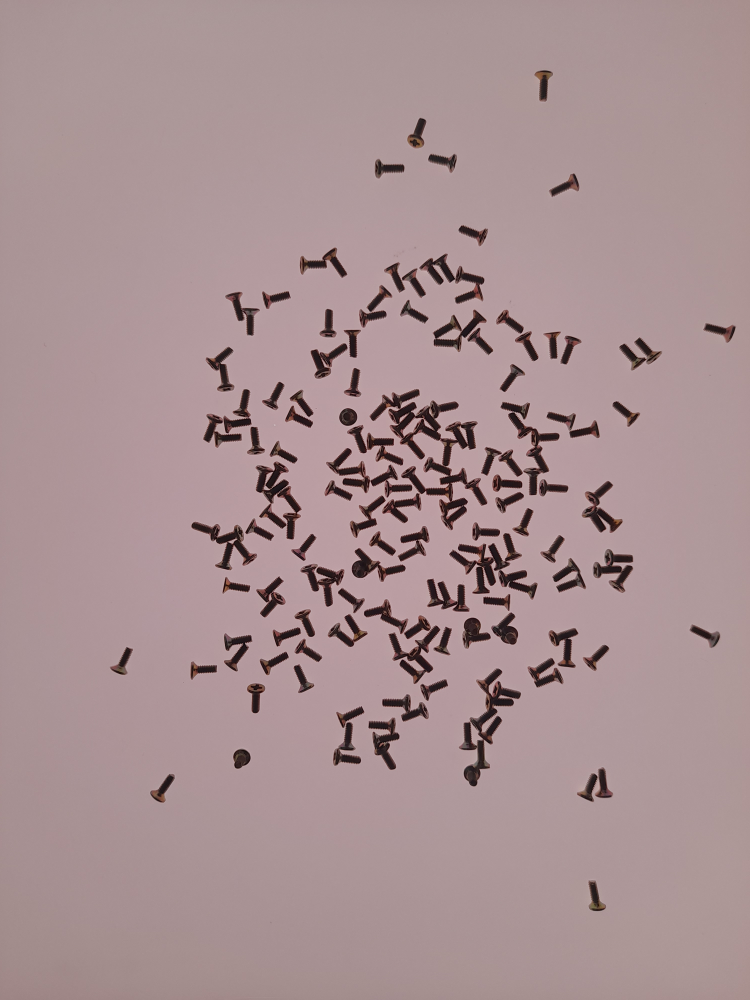
#> input picture data/ScrewAndBolt_20240713/20240713_193907.jpg, 3000 x 4000 px, found by its file name (shown at 1/4 size); its folder holds 4 pictures in this run
$ jupyter execute Non_AI.ipynb
#> lines starting #> are read from the running program, lines starting #| are printed output that depends on the picture; after the words box and inside, x2 and y2 are one past the last pixel; in counts of white or black regions, pixels touching at a corner belong together
# Downloading Dataset from google drive

[cell 1]
import gdown
import cv2
import matplotlib
import numpy
import os
# Downloading the dataset from the shared Google drive.
dataset_link = 'https://drive.google.com/drive/folders/1TuM4CgGI3WBqOHNFjuzjaEzLOH5Yw43_?usp=drive_link'
gdown.download_folder(dataset_link, quiet=True, use_cookies=False)
#> (this line was passed over: gdown is not available in this run)

# Visualizing random Images

[cell 2]
import gdown
import cv2
import matplotlib.pyplot as plt
import numpy as np
import os
import random

random_screw_and_bolt_image = random.choice(os.listdir(r'CountingChallenge\ScrewAndBolt_20240713'))
image_path = os.path.join('CountingChallenge','ScrewAndBolt_20240713', random_screw_and_bolt_image)
image_path = image_path.replace('\\','/')
img = cv2.imread(image_path)
#> img is the input picture: shape (4000, 3000, 3); mean B, G, R 146.3, 144.1, 167.5
img = cv2.resize(img, (500,500))
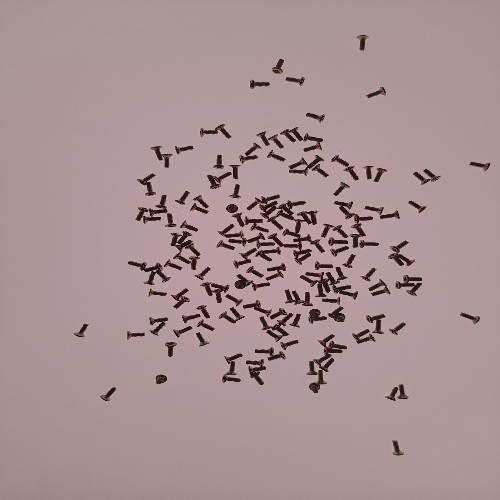
#> img: shape (500, 500, 3); mean B, G, R 146.5, 144.3, 167.7
cv2.imshow('kk',img)
cv2.waitKey(0)

# Counting the number of items in 4 randomly selected images

[cell 3]
fig, ax = plt.subplots(nrows=2, ncols=4,figsize = (20,15))
plt.setp(plt.gcf().get_axes(), xticks=[], yticks=[])
random_screw_and_bolt_images = random.sample(os.listdir(r'CountingChallenge\ScrewAndBolt_20240713'), 4)
for index,image in enumerate(random_screw_and_bolt_images):

    image_path = os.path.join('CountingChallenge','ScrewAndBolt_20240713', image)
    image_path = image_path.replace('\\','/')
    img = cv2.imread(image_path)
    # img = cv2.resize(img, (500,500))
    mask = cv2.inRange(img,(0,0,0),(64,64,64))
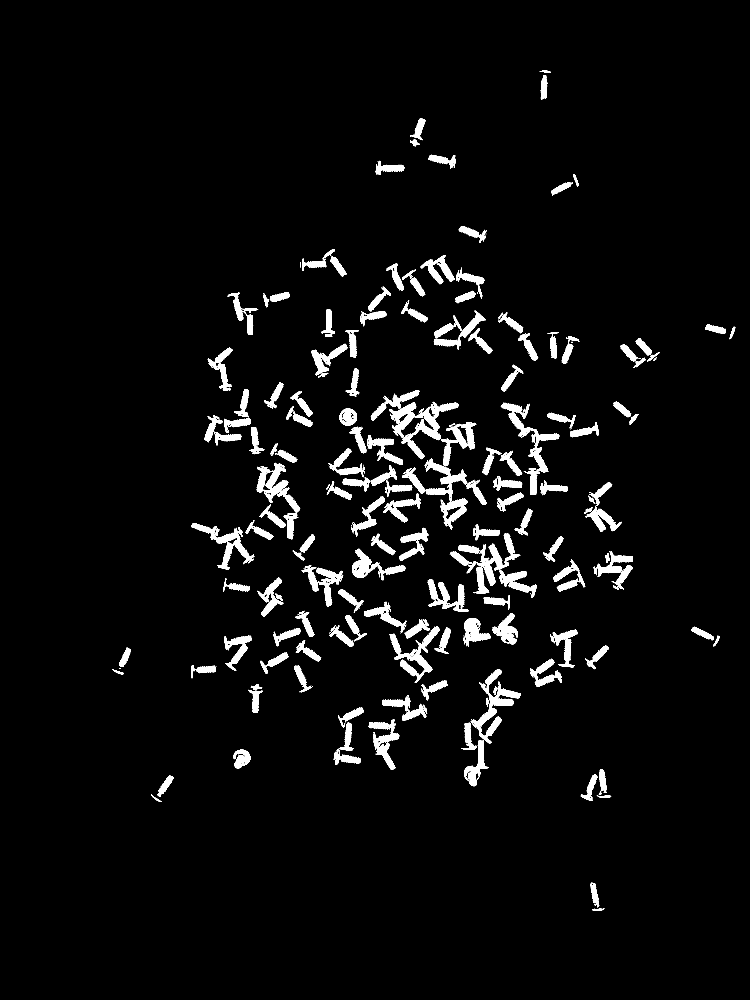
#> mask: shape (4000, 3000) (shown at 1/4 size); 4% white; 524 white regions (248 under 20 px)
    rects = []
    conts, hier = cv2.findContours(mask.copy(), cv2.RETR_EXTERNAL, cv2.CHAIN_APPROX_SIMPLE)
#> conts = 516 contours, 257 with area under 20; largest, box (x1, y1, x2, y2) and area: (1608, 1869, 1871, 2118) 13688, (1885, 2676, 2083, 2974) 12244, (1027, 1851, 1200, 2062) 11584, (1604, 1607, 1834, 1837) 10114, (1558, 2504, 1758, 2732) 9669
    for i in range(len(conts)):

        rect = cv2.boundingRect(conts[i])
        rects.append(rect)
        x,y,w,h = rect
        cv2.rectangle(img,(x,y),(x+h,y+w), (0,255,0), 2)
#> this loop made 516 passes
#> (x, y, w, h) on passes 1 to 3: (2368, 3634, 50, 9), (2367, 3578, 1, 1), (2384, 3551, 1, 1)
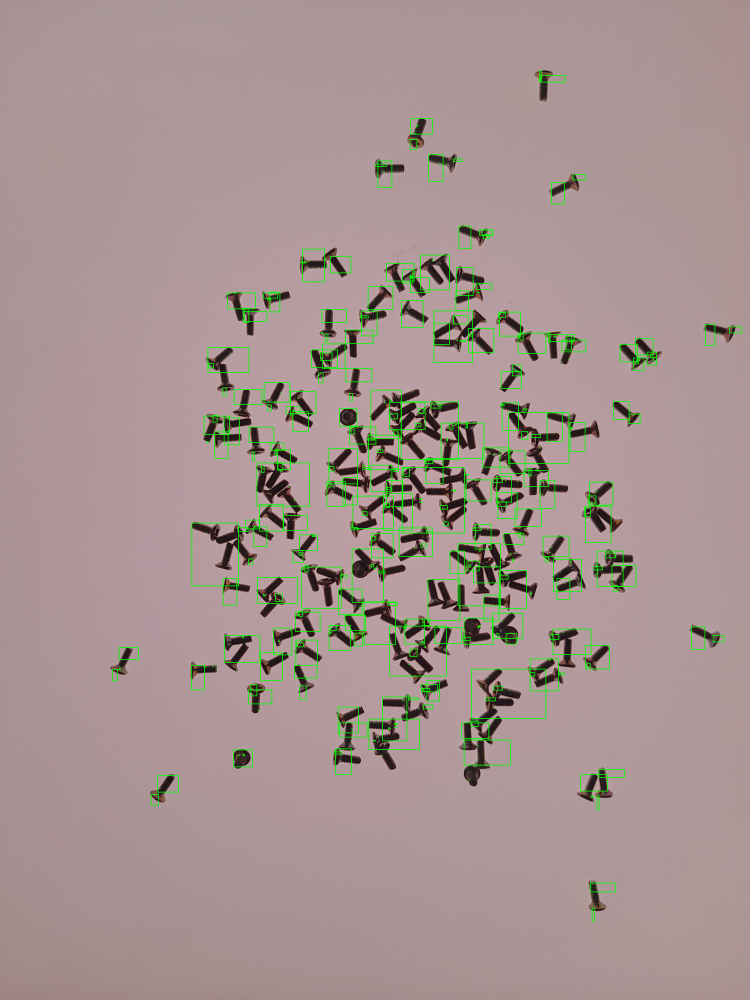
#> img: shape (4000, 3000, 3) (shown at 1/4 size); mean B, G, R 144.3, 146.5, 165.1
#> after the loop, rects = 516 items, first 6: (2368, 3634, 50, 9), (2367, 3578, 1, 1), (2384, 3551, 1, 1), (2361, 3547, 1, 2), (2360, 3540, 1, 2), (2362, 3532, 35, 99)
    ax[0,index].set_title(f'Number of items: {len(conts)//4}')
    ax[0,index].imshow(img)
    ax[1,index].imshow(mask)
    fig.suptitle('Original image with BBOX and Masked image below')
    cv2.waitKey(0)
#> pass 2 of the loop `for index,image in enumerate(random_screw_and_bolt_images):`:
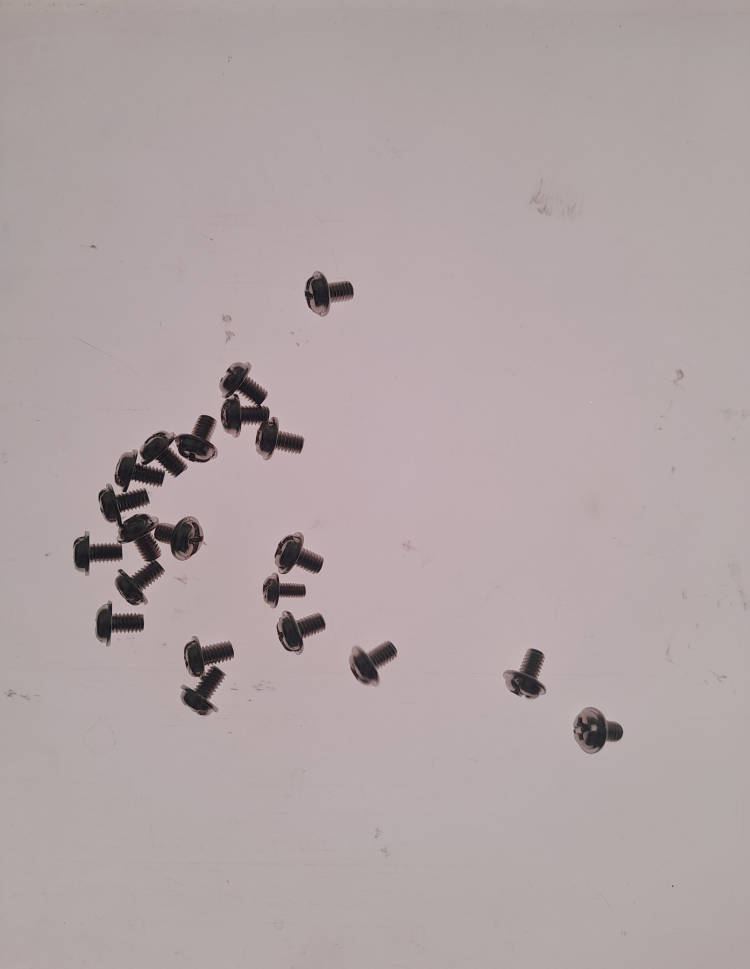
#> input picture data/ScrewAndBolt_20240713/20240713_193135.jpg, 3000 x 3876 px, found by its file name (shown at 1/4 size)
#> img is the input picture: shape (3876, 3000, 3); mean B, G, R 165.1, 164.1, 176.7
#> `mask = cv2.inRange(img,(0,0,0),(64,64,64))`:
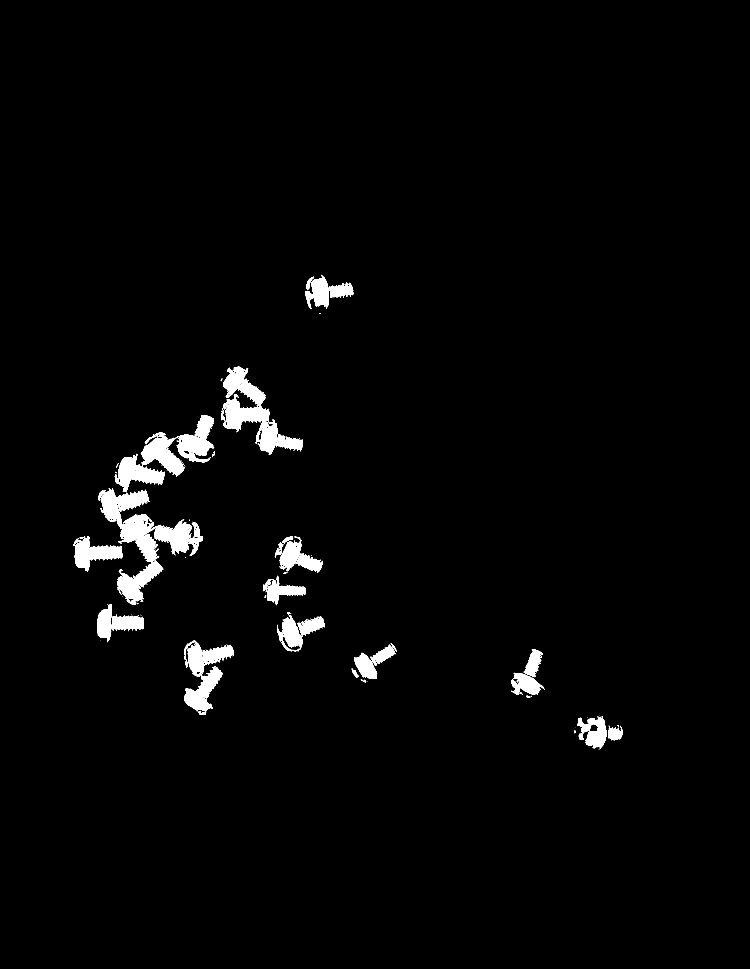
#> mask: shape (3876, 3000) (shown at 1/4 size); 2.2% white; 203 white regions (144 under 20 px)
#> conts = 203 contours, 150 with area under 20; largest, box (x1, y1, x2, y2) and area: (459, 1661, 856, 1968) 40264, (884, 1467, 1111, 1820) 30346, (403, 1952, 626, 2174) 22672, (468, 2136, 653, 2420) 17688, (299, 2144, 489, 2287) 11987
#> the loop `for i in range(len(conts)): ` made 203 passes
#> (x, y, w, h) on passes 1 to 3: (2395, 2995, 3, 2), (2389, 2989, 1, 1), (2313, 2940, 1, 2)
#> after the loop `for i in range(len(conts)):`: rects = 203 items, first 6: (2395, 2995, 3, 2), (2389, 2989, 1, 1), (2313, 2940, 1, 2), (2296, 2925, 1, 1), (2297, 2922, 4, 11), (2483, 2917, 1, 1)
#> pass 3 of the loop `for index,image in enumerate(random_screw_and_bolt_images):`:
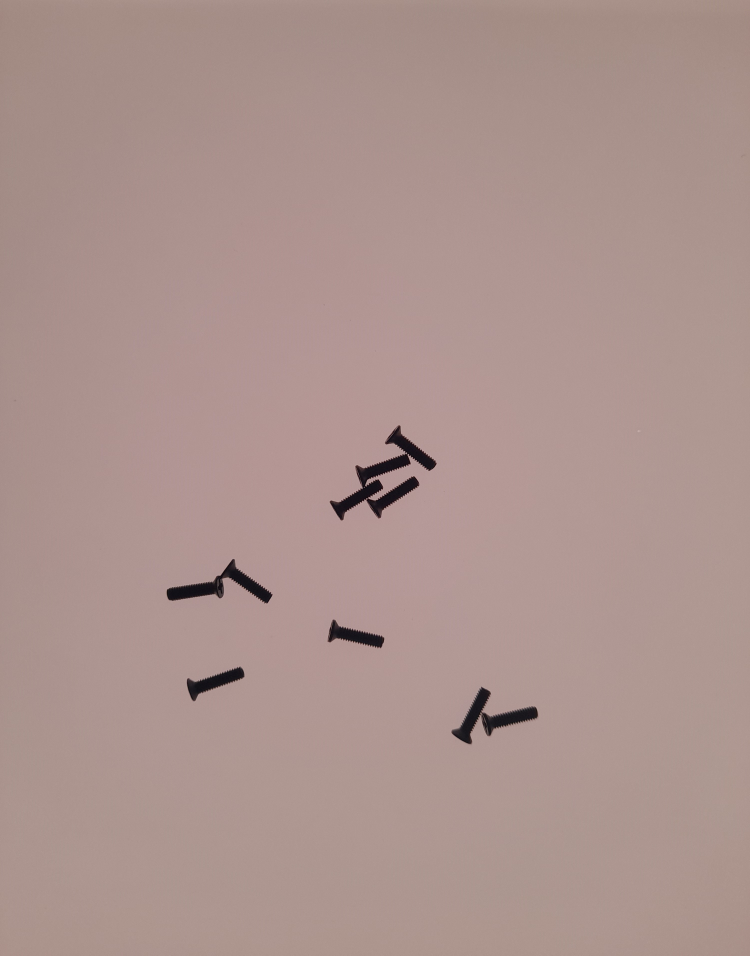
#> input picture data/ScrewAndBolt_20240713/20240713_193650.jpg, 3000 x 3822 px, found by its file name (shown at 1/4 size)
#> img is the input picture: shape (3822, 3000, 3); mean B, G, R 142.7, 147.4, 171.7
#> `mask = cv2.inRange(img,(0,0,0),(64,64,64))`:
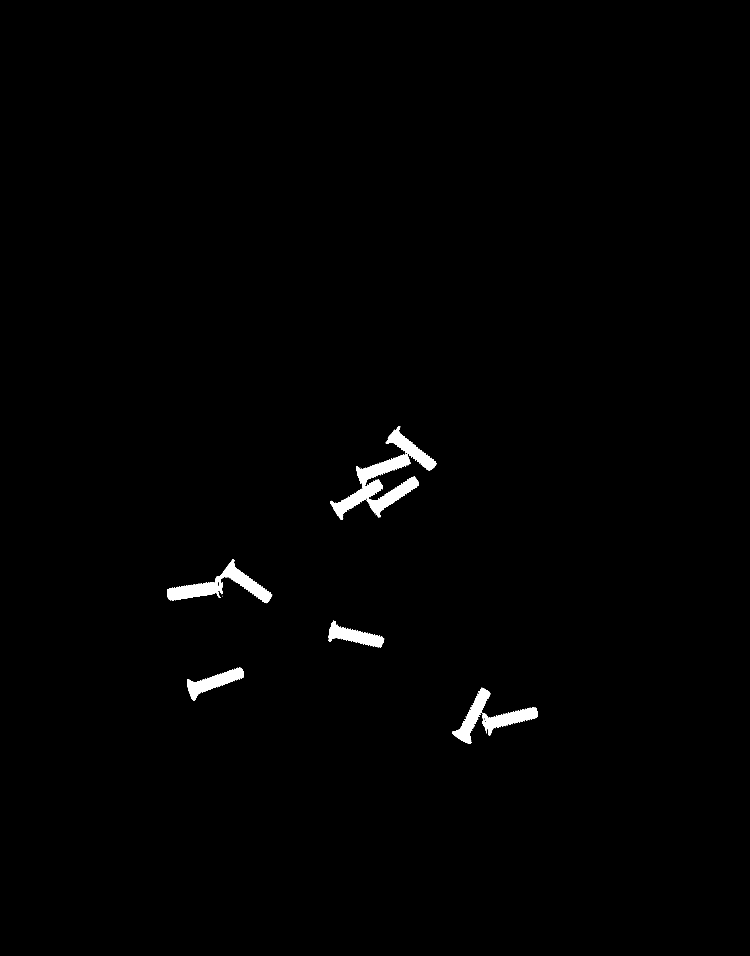
#> mask: shape (3822, 3000) (shown at 1/4 size); 0.88% white; 32 white regions (22 under 20 px)
#> conts = 32 contours, 22 with area under 20; largest, box (x1, y1, x2, y2) and area: (1321, 1704, 1746, 2080) 36991, (668, 2238, 1089, 2413) 20262, (748, 2669, 976, 2802) 10564, (1809, 2750, 1962, 2975) 9988, (1314, 2482, 1537, 2590) 9400
#> the loop `for i in range(len(conts)): ` made 32 passes
#> (x, y, w, h) on passes 1 to 8: (1883, 2974, 1, 1), (1885, 2961, 1, 1), (1929, 2860, 19, 74), (1928, 2829, 222, 113), (1809, 2750, 153, 225), (748, 2669, 228, 133), (1336, 2553, 1, 2), (1339, 2552, 2, 1)
#> the loop made 4 passes; the first 3 are shown
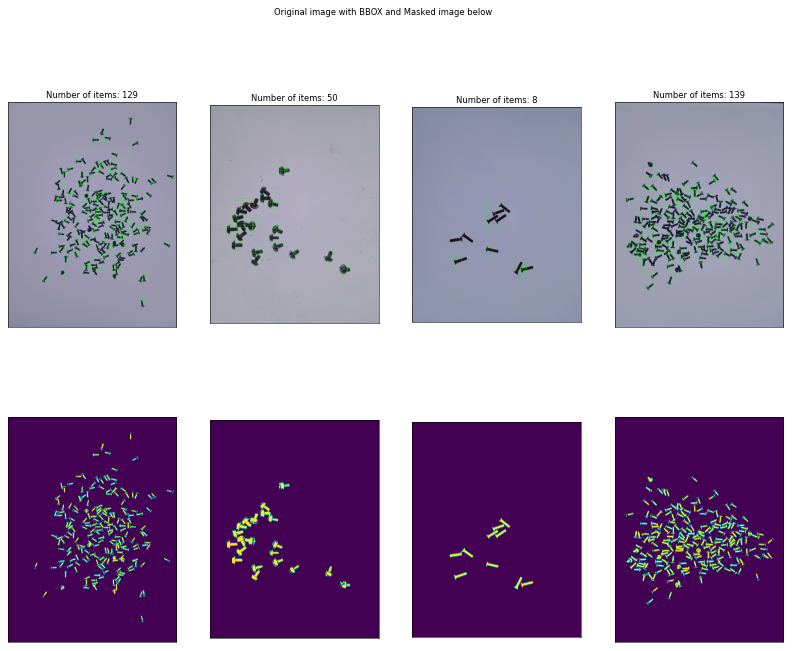
#> figure drawn by matplotlib, 8 panels; B, G, R data is drawn as R, G, B
